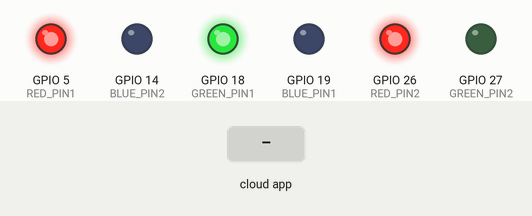
Simulated run of this sketch. Board: ESP32. Shown: output pins drawn as LEDs (lit = HIGH). The inputs (shaded band) are chosen by the test bench. WiFi joins after 1.5 s; servers stay silent unless stated; the Firebase database answers and starts empty; what the sketch prints to the serial monitor is not drawn.

Above: at 2.7 s.
2.8 s: the phone or cloud app sets availableStatus to 1
At 3.9 s:
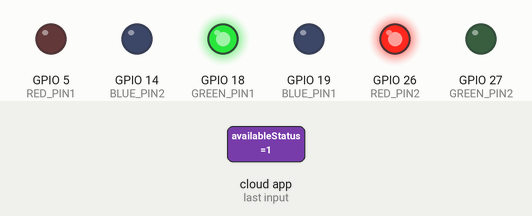
4.3 s: the phone or cloud app sets availableStatus to 0
At 5.1 s:
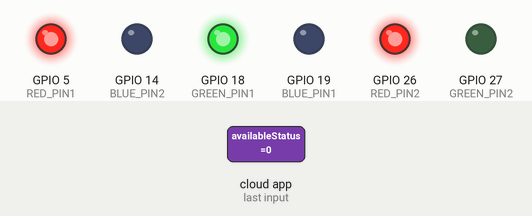
Timing chart, 0 to 7.3 s (numbered marks = the images above; inputs shaded):
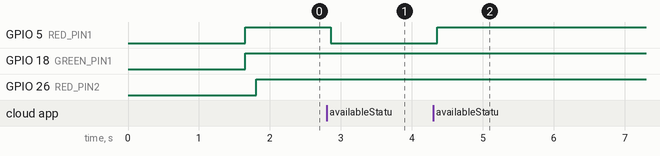

Measured:
- after the input at 2.8 s, GPIO 5 (RED_PIN1): HIGH → LOW after 0.06 s
- after the input at 4.3 s, GPIO 5 (RED_PIN1): LOW → HIGH after 0.06 s

The sketch:

RGB_LED_status.ino
```cpp
#include <WiFi.h>                     // Including the WiFi library for ESP32
#include <FirebaseESP32.h>            // Including the Firebase library for ESP32
#include <NTPClient.h>                // Including the NTPClient library
#include <WiFiUdp.h>                  // Including the WiFiUdp library
#include <vector>                     // Including the vector library
#include <esp_system.h>               // Including the ESP system library

#define FIREBASE_HOST "https://sensor-data-5e262-default-rtdb.europe-west1.firebasedatabase.app/"  // Firebase database host
#define FIREBASE_AUTH "AIzaSyB0HI642fdfSGqJz44mMc2aBY7g6wqbkf4"                                    // Firebase authentication token

#define RED_PIN1 5            // GPIO pin for controlling red color of LED1
#define GREEN_PIN1 18         // GPIO pin for controlling green color of LED1
#define BLUE_PIN1 19          // GPIO pin for controlling blue color of LED1

#define RED_PIN2 26          // GPIO pin for controlling red color of LED2
#define GREEN_PIN2 27        // GPIO pin for controlling green color of LED2
#define BLUE_PIN2 14         // GPIO pin for controlling blue color of LED2

//Change the credentials based non the network
#define WIFI_SSID "Galaxy S20 FE 5G 5DB9"        // WiFi SSID
#define WIFI_PASSWORD "beyp6644"                 // WiFi Password

FirebaseData firebaseData;         // Object to handle Firebase operations
FirebaseJson json;                 // JSON object for Firebase

// Setup function to initialize the program
void setup() {
  Serial.begin(115200);                     // Initialize serial communication
  WiFi.begin(WIFI_SSID, WIFI_PASSWORD);    // Connect to WiFi
  Serial.print("Connecting to Wi-Fi");

  while (WiFi.status() != WL_CONNECTED) {   // Wait for WiFi connection
    Serial.print(".");
    delay(300);
  }

  Serial.println();
  Serial.print("Connected with IP: ");
  Serial.println(WiFi.localIP());
  Serial.println();

  Firebase.begin(FIREBASE_HOST, FIREBASE_AUTH);     // Begin Firebase connection
  Firebase.reconnectWiFi(true);                     // Reconnect WiFi if disconnected

  // Set Firebase read timeout to 1 minute (max 15 minutes)
  Firebase.setReadTimeout(firebaseData, 1000 * 60);
  // Set Firebase write size limit to "tiny" (1s)
  Firebase.setwriteSizeLimit(firebaseData, "tiny");

  // Enable classic request mode for GET and POST requests
  Firebase.enableClassicRequest(firebaseData, true);

  Serial.println("------------------------------------");
  Serial.println("Connected...");
}

// Loop function for main program execution
void loop() {
  //Declare and initialize variables to store the retrived data from Firebase
  bool LED_green1 = 'false';
  bool LED_yellow1= 'false';
  bool LED_red1 =   'false';

  bool LED_green2 = 'false';
  bool LED_yellow2= 'false';
  bool LED_red2 =   'false';

  // Read sensor value from Firebase for first ESP setup
  if (Firebase.getBool(firebaseData,"/ESP1/Led_Status/availableStatus")){
     LED_green1 = firebaseData.boolData();
     }
  else if (Firebase.getBool(firebaseData,"/ESP1/Led_Status/recentlyVacatedStatus")){
     LED_yellow1 = firebaseData.boolData();
     }
  else if (Firebase.getBool(firebaseData,"/ESP1/Led_Status/unavailableStatus")){
     Serial.println(LED_red1);
     }
  else{
      Serial.println("Not able to retrive data");
      }

    // Update LED based on sensor value
    if(LED_green1 == true) {
      blinkLED1(0, 255, 0);     // Green for free
    }else if(LED_yellow1 == true){
      blinkLED1(255, 255, 0);   // Yellow for recently vacated
    }else if (LED_red1 == true) {
      blinkLED1(255, 0, 0);     // Red for occupied
    }

  // Read sensor value from Firebase for first ESP setup
  if (Firebase.getBool(firebaseData,"/ESP2/Led_Status/availableStatus")){
     LED_green2 = firebaseData.boolData();
     }
  else if (Firebase.getBool(firebaseData,"/ESP2/Led_Status/recentlyVacatedStatus")){
     LED_yellow2 = firebaseData.boolData();
     }
  else if (Firebase.getBool(firebaseData,"/ESP2/Led_Status/unavailableStatus")){
     Serial.println(LED_red2);}
  else{
      Serial.println("Not able to retrive data");
      }

    // Update LED based on sensor value
    if (LED_green2 == true) {
      blinkLED2(0, 255, 0);     // Green for free
    } if(LED_yellow2 == true){
      blinkLED2(255, 255, 0);   // Yellow for recently vacated
    }if (LED_red2 == true) {
      blinkLED2(255, 0, 0);     // Red for occupied
    }
}

// Function to control LED1 colors
void blinkLED1(int red, int green, int blue) {
    analogWrite(RED_PIN1, red);
    analogWrite(GREEN_PIN1, green);
    analogWrite(BLUE_PIN1, blue);
}

// Function to control LED2 colors
void blinkLED2(int red, int green, int blue) {
    analogWrite(RED_PIN2, red);
    analogWrite(GREEN_PIN2, green);
    analogWrite(BLUE_PIN2, blue);
}
```
